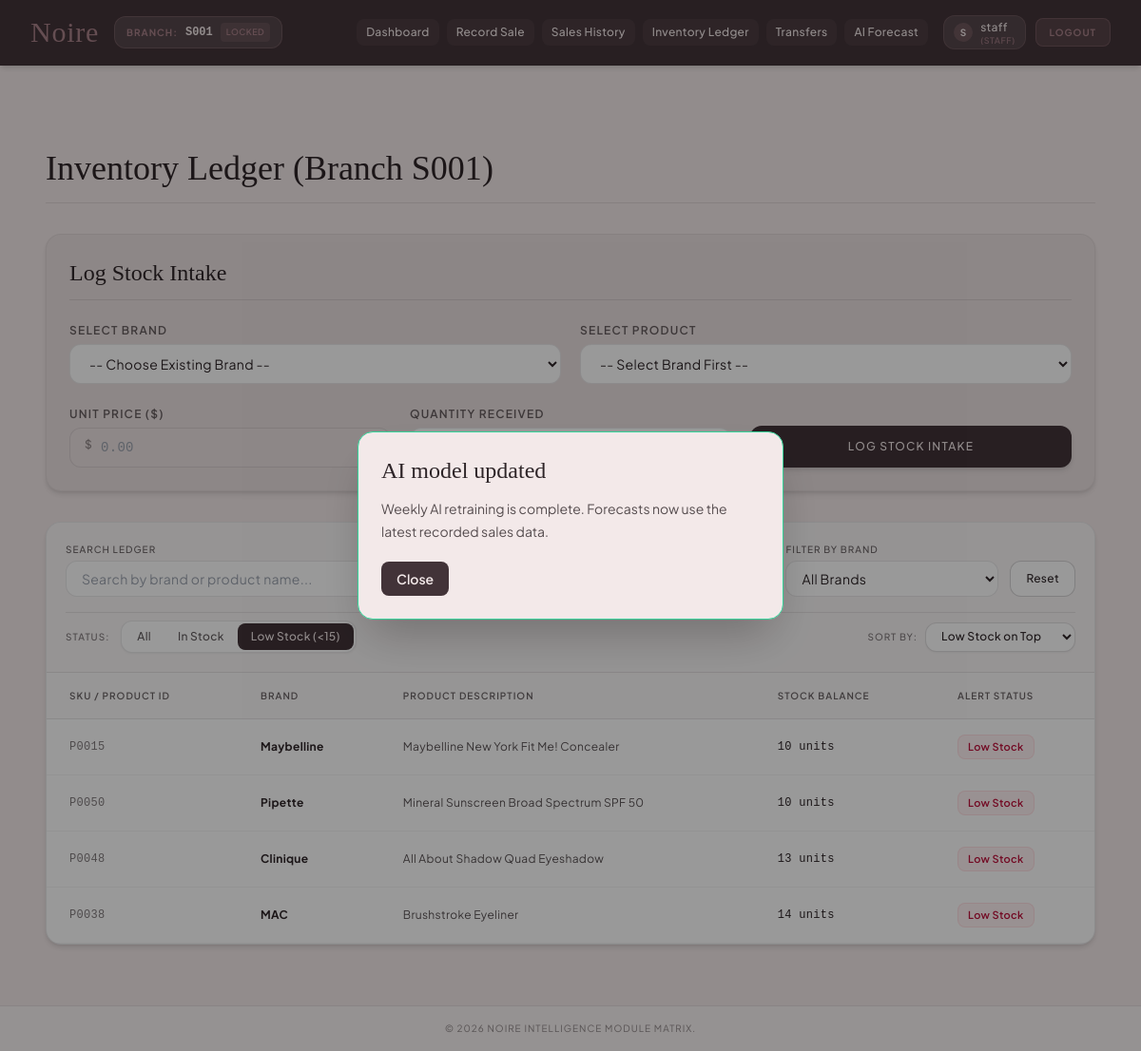
The page /inventory (signed in) on the database its author committed.
### tables this page shows
CREATE TABLE inventory (
            inventory_id INTEGER PRIMARY KEY AUTOINCREMENT,
            branch_id TEXT NOT NULL REFERENCES branches(branch_id) ON UPDATE CASCADE,
            product_id TEXT NOT NULL REFERENCES products(product_id) ON UPDATE CASCADE,
            stock INTEGER NOT NULL DEFAULT 0 CHECK(stock >= 0),
            last_updated DATETIME DEFAULT CURRENT_TIMESTAMP,
            UNIQUE(branch_id, product_id)
        );

CREATE TABLE products (
            product_id TEXT PRIMARY KEY,
            brand_id INTEGER NOT NULL REFERENCES brands(brand_id),
            subcategory_id INTEGER NOT NULL REFERENCES subcategories(subcategory_id),
            product_name TEXT NOT NULL,
            base_price REAL NOT NULL DEFAULT 0.0 CHECK(base_price >= 0),
            created_at DATETIME DEFAULT CURRENT_TIMESTAMP
        );

CREATE TABLE brands (
            brand_id INTEGER PRIMARY KEY AUTOINCREMENT,
            brand_name TEXT UNIQUE NOT NULL
        );

### app.py (the view, shortened to what this page needs)
@app.route('/inventory', methods=['GET', 'POST'])
@login_required
def inventory_view():
    current_branch = session.get('branch', 'S001')
    inventory_items = db_load_inventory(branch=current_branch)
    catalog_map = {}
    all_subcategories = set()
    for item in inventory_items:
        b_name = item['brand']
        p_name = item['product_name']
        subcat = item['subcategory']
        if subcat: all_subcategories.add(subcat)
        if b_name and p_name:
            if b_name not in catalog_map: catalog_map[b_name] = []
            if not any(i['name'] == p_name for i in catalog_map[b_name]):
                catalog_map[b_name].append({'name': p_name, 'price': item['price']})
    return render_template(
        'inventory.html',
        inventory_items=inventory_items,
        brands=sorted(list(catalog_map.keys())),
        subcategories=sorted(list(all_subcategories)),
        catalog_map=catalog_map,
        current_branch=current_branch
    )

### app.py (called while the page is built)
@app.context_processor
def inject_active_branches():
    try:
        with get_db() as conn:
            rows = conn.execute(
                "SELECT branch_id FROM branches WHERE is_active = 1 ORDER BY branch_id;"
            ).fetchall()
        return {'active_branches': [{'branch_id': r['branch_id']} for r in rows]}
    except Exception:
        return {'active_branches': [{'branch_id': b} for b in ['S001', 'S002', 'S003', 'S004', 'S005']]}

def login_required(f):
    @wraps(f)
    def decorated_function(*args, **kwargs):
        if 'username' not in session:
            flash('Session expired or unauthenticated. Please log in.')
            return redirect(url_for('login'))
        return f(*args, **kwargs)
    return decorated_function

### src/database.py (called while the page is built)
def get_db_path():
    return os.environ.get('TEST_DB_PATH', os.path.join(PROJECT_ROOT, 'data', 'noire_retail.db'))

@contextmanager
def get_db(db_path=None):
    if db_path is None:
        db_path = get_db_path()
    os.makedirs(os.path.dirname(db_path), exist_ok=True)
    conn = sqlite3.connect(db_path, timeout=30.0)
    conn.row_factory = sqlite3.Row
    conn.execute("PRAGMA foreign_keys = ON;")
    conn.execute("PRAGMA journal_mode = WAL;")
    try:
        yield conn
        conn.commit()
    except Exception:
        conn.rollback()
        raise
    finally:
        conn.close()

### templates/inventory.html (shortened to what this page needs)
{% extends "base.html" %}
{% block content %}
<div class="max-w-7xl mx-auto px-4 py-8 space-y-8">
    <div class="border-b border-noireText/10 pb-4">
        <h2 class="text-4xl text-noireText font-serif">Inventory Ledger (Branch {{ current_branch }})</h2>
    </div>
    <div class="bg-parchment p-6 rounded-2xl border border-noireText/5 shadow-md">
        <div class="border-b border-noireText/10 pb-3 mb-6">
            <h3 class="text-2xl text-noireText font-serif">Log Stock Intake</h3>
        </div>
        <form action="{{ url_for('inventory_view') }}" method="POST" class="space-y-6">
            <div class="grid grid-cols-1 md:grid-cols-2 gap-5 text-xs tracking-wide">
                <div class="flex flex-col gap-1.5">
                    <label class="block font-semibold uppercase text-noireText/70 tracking-widest">Select Brand</label>
                    <select id="brand_select" name="brand" onchange="handleBrandChange()" required class="w-full px-4 py-2.5 rounded-xl bg-white border border-noireText/10 text-noireText focus:outline-none focus:border-dustyRose focus:ring-1 focus:ring-dustyRose transition-all text-sm">
                        <option value="">-- Choose Existing Brand --</option>
                    </select>
                </div>
                <div class="flex flex-col gap-1.5">
                    <label class="block font-semibold uppercase text-noireText/70 tracking-widest">Select Product</label>
                    <select id="product_select" name="product" onchange="handleProductChange()" required class="w-full px-4 py-2.5 rounded-xl bg-white border border-noireText/10 text-noireText focus:outline-none focus:border-dustyRose focus:ring-1 focus:ring-dustyRose transition-all text-sm">
                        <option value="">-- Select Brand First --</option>
                    </select>
                </div>
            </div>
            <div class="grid grid-cols-1 md:grid-cols-3 gap-5 text-xs tracking-wide items-end">
                <div class="flex flex-col gap-1.5">
                    <label class="block font-semibold uppercase text-noireText/70 tracking-widest">Unit Price ($)</label>
                    <div class="relative">
                        <span class="absolute left-4 top-2.5 text-noireText/50 font-medium">$</span>
                        <input type="text" id="price_input" name="price" placeholder="0.00" readonly class="w-full pl-8 pr-4 py-2.5 rounded-xl bg-velvet/20 border border-noireText/10 text-noireText font-mono font-medium focus:outline-none cursor-not-allowed text-sm">
                    </div>
                </div>
                <div class="flex flex-col gap-1.5">
                    <label class="block font-semibold uppercase text-noireText/70 tracking-widest">Quantity Received</label>
                </div>
                <div>
                    <button type="submit" class="w-full px-8 py-3 bg-deepWine hover:bg-noireText text-velvet font-medium uppercase tracking-widest text-xs rounded-xl transition-all shadow-md h-[44px]">Log Stock Intake</button>
                </div>
            </div>
        </form>
    </div>
    <div class="bg-white rounded-2xl border border-noireText/10 shadow-md overflow-hidden">
        <div class="p-5 border-b border-noireText/10 bg-parchment/30 space-y-4 text-xs tracking-wide">
            <div class="flex flex-col md:flex-row gap-3 items-stretch md:items-end">
                <div class="flex-grow flex flex-col gap-1">
                    <label for="table_search" class="font-medium uppercase text-noireText/70 tracking-widest text-[10px]">Search Ledger</label>
                    <div class="relative">
                    </div>
                </div>
                <div class="w-full md:w-56 flex flex-col gap-1">
                    <label for="table_filter_brand" class="font-medium uppercase text-noireText/70 tracking-widest text-[10px]">Filter by Brand</label>
                    <select id="table_filter_brand" class="w-full px-3 py-2 rounded-xl bg-white border border-noireText/10 text-noireText focus:outline-none focus:border-dustyRose focus:ring-1 focus:ring-dustyRose transition-all text-sm">
                        <option value="">All Brands</option>
                    </select>
                </div>
                <button id="clear_filters" type="button" class="px-4 py-2 bg-white hover:bg-velvet/40 border border-noireText/20 hover:border-noireText/40 rounded-xl text-noireText transition-all font-medium text-xs flex items-center justify-center gap-1.5 h-[38px] shrink-0">
                    Reset
                </button>
            </div>
            <div class="flex flex-col sm:flex-row gap-3 sm:items-center justify-between pt-2 border-t border-noireText/10">
                <div class="flex items-center gap-2">
                    <span class="font-medium uppercase text-noireText/60 tracking-widest text-[10px] hidden sm:inline-block mr-1">Status:</span>
                    <div class="inline-flex rounded-xl border border-noireText/10 overflow-hidden bg-white p-0.5 h-[34px] shadow-sm">
                        <button type="button" data-status="" class="status-tab py-1 px-3.5 rounded-lg text-center transition-all font-medium text-xs hover:bg-velvet/50 text-noireText/75">
                            All
                        </button>
                        <button type="button" data-status="in-stock" class="status-tab py-1 px-3.5 rounded-lg text-center transition-all font-medium text-xs hover:bg-velvet/50 text-noireText/75">
                            In Stock
                        </button>
                        <button type="button" data-status="low" class="status-tab py-1 px-3.5 rounded-lg text-center transition-all font-medium text-xs bg-deepWine text-velvet">
                            Low Stock (&lt;15)
                        </button>
                    </div>
                </div>
                <div class="flex items-center gap-2 self-start sm:self-auto">
                    <label for="table_sort" class="font-medium uppercase text-noireText/60 tracking-widest text-[10px] shrink-0">Sort By:</label>
                    <select id="table_sort" class="px-3 py-1.5 rounded-xl bg-white border border-noireText/15 text-noireText focus:outline-none focus:border-dustyRose focus:ring-1 focus:ring-dustyRose transition-all text-xs font-medium cursor-pointer shadow-sm">
                        <option value="stock-asc">Low Stock on Top</option>
                    </select>
                </div>
            </div>
        </div>
        <div class="overflow-x-auto w-full">
            <table class="w-full text-left text-xs tracking-wide border-collapse min-w-[600px]">
                <thead>
                    <tr class="bg-parchment/20 border-b border-noireText/10 text-noireText/70 uppercase text-[10px] tracking-widest">
                        <th class="py-4 px-6 font-semibold">SKU / Product ID</th>
                        <th class="py-4 px-6 font-semibold">Brand</th>
                        <th class="py-4 px-6 font-semibold">Product Description</th>
                        <th class="py-4 px-6 font-semibold">Stock Balance</th>
                        <th class="py-4 px-6 font-semibold">Alert Status</th>
                    </tr>
                </thead>
                <tbody id="inventory_table_body">
                    {% for item in inventory_items %}
                    {% set item_status = 'low' if item.stock|int < 15 else 'in-stock' %}
                    <tr class="inventory-row border-b border-noireText/5 hover:bg-velvet/20 transition-colors"
                        data-brand="{{ item.brand }}"
                        data-product="{{ item.product_name }}"
                        data-status="{{ item_status }}"
                        data-stock="{{ item.stock }}"
                        data-price="{{ item.price }}"
                        data-updated="{{ item.last_updated or '' }}"
                        data-id="{{ item.inventory_id or loop.index }}">
                        <td class="py-4 px-6 font-mono text-noireText/60">{{ item.product_id or 'P0000' }}</td>
                        <td class="py-4 px-6 font-bold text-noireText">{{ item.brand }}</td>
                        <td class="py-4 px-6 text-noireText/80">{{ item.product_name }}</td>
                        <td class="py-4 px-6 font-mono font-medium text-noireText">{{ item.stock }} units</td>
                        <td class="py-4 px-6">
                            {% if item.stock|int < 15 %}
                                <span class="text-rose-700 bg-rose-50 px-2.5 py-1 rounded-lg text-[11px] font-semibold inline-block border border-rose-200/50">Low Stock</span>
                            {% else %}
                                <span class="text-emerald-700 bg-emerald-50 px-2.5 py-1 rounded-lg text-[11px] font-semibold inline-block border border-emerald-200/50">In Stock</span>
                            {% endif %}
                        </td>
                    </tr>
                    {% else %}
                    <tr>
                        <td colspan="5" class="py-8 text-center text-noireText/40 italic text-sm">
                            No stock ledger records found for Branch {{ current_branch }}.
                        </td>
                    </tr>
                    {% endfor %}
                </tbody>
            </table>
        </div>
    </div>
</div>
{% endblock %}

### templates/base.html (style rules this page uses)
body { font-family: 'Plus Jakarta Sans', 'Space Grotesk', sans-serif; background-color: #f3e9e9; color: #2e2528; }
h1, h2, h3, .brand-font { font-family: 'Cormorant Garamond', serif; font-weight: 600; }

### rows shown on the page
inventory: product_id "P0048", brand "Clinique", product_name "All About Shadow Quad Eyeshadow", stock "13", shows "Low Stock"
inventory: product_id "P0015", brand "Maybelline", product_name "Maybelline New York Fit Me! Concealer", stock "10", shows "Low Stock"
inventory: product_id "P0038", brand "MAC", product_name "Brushstroke Eyeliner", stock "14", shows "Low Stock"
inventory: product_id "P0050", brand "Pipette", product_name "Mineral Sunscreen Broad Spectrum SPF 50", stock "10", shows "Low Stock"

### other values the page prints
{{ session.get('branch', 'S001') }} "S001"
{{ session.get('username', 'G')[:1] }} "S"
{{ session.get('username', 'Guest') }} "staff"
{{ session.get('role', 'staff') }} "STAFF"
{{ current_branch }} "S001"
